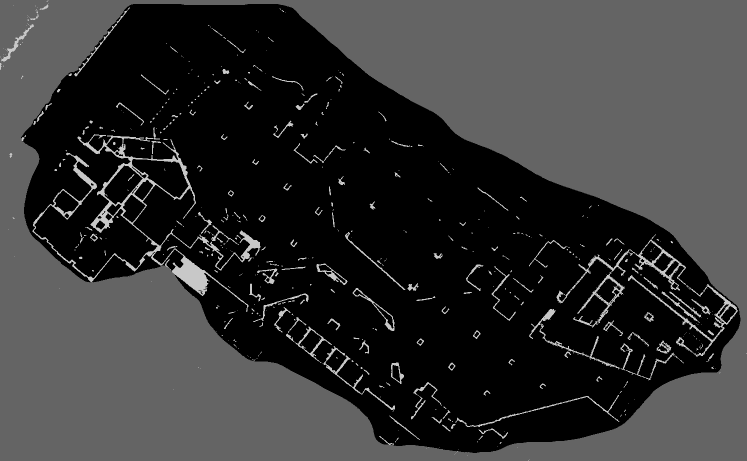
#> input picture scripts/full_aligned_gridmap.pgm, 1493 x 922 px (shown at 1/2 size); its folder holds only this picture in this run
$ python img_to_pgm.py full_aligned_gridmap.pgm out.png --auto-detect-origin -r 1.0
#> lines starting #> are read from the running program, lines starting #| are printed output that depends on the picture
#!/usr/bin/env python3
"""
PNG to PGM Grid Map Converter with Origin Alignment
Converts PNG format grid maps to PGM format with proper world coordinate handling
and alignment based on known origin pixel position or automatic detection.
Compatible with ROS map_server format and vSLAM coordinate systems.
"""

import cv2
import numpy as np
import argparse
import os
from typing import Tuple, Optional


class GridMapParams:
    def __init__(self, resolution: float = 0.1, ground_value: int = 0,
                 unknown_value: int = 100, obstacle_value: int = 200):
#> in convert_png_to_pgm_with_auto_origin, png_image is the input picture: shape (922, 1493, 3); min 0, max 200, mean 51.6
#| Loaded PNG image: 1493x922 pixels
        self.resolution = resolution
        self.ground_value = ground_value
        self.unknown_value = unknown_value
        self.obstacle_value = obstacle_value

        # World coordinate bounds (to be calculated from origin alignment)
        self.world_x_min = 0.0
        self.world_x_max = 0.0
        self.world_y_min = 0.0
        self.world_y_max = 0.0

        # Origin pixel position in PNG (where point cloud origin projects to)
        self.origin_pixel_x = 0
        self.origin_pixel_y = 0

        # Derived parameters
        self.map_width = 0.0
        self.map_height = 0.0


def detect_origin_marker(png_image: np.ndarray, debug: bool = False) -> Optional[Tuple[int, int]]:
    """
    Automatically detect origin marker in PNG image based on color analysis.
    Looks for distinctive colored regions that represent the origin marker.

    Args:
        png_image: Input PNG image (grayscale or color)
        debug: If True, save debug images and print additional info

    Returns:
        (pixel_x, pixel_y) coordinates of detected origin, or None if not found
    """
#> called with debug = False
    if len(png_image.shape) == 3:
        # Convert BGR to RGB if it's a color image
        png_image_rgb = cv2.cvtColor(png_image, cv2.COLOR_BGR2RGB)
        # Also keep grayscale version
        gray = cv2.cvtColor(png_image, cv2.COLOR_BGR2GRAY)
    else:
        # Already grayscale
        gray = png_image.copy()
        png_image_rgb = cv2.cvtColor(gray, cv2.COLOR_GRAY2RGB)

    height, width = gray.shape
    print(f"Analyzing image: {width}x{height} pixels")
#| Analyzing image: 1493x922 pixels

    # Method 1: Look for extreme values (very high or very low intensity)
    # This works when origin marker has extreme height values
    extreme_threshold_low = 20    # Very dark pixels
    extreme_threshold_high = 235  # Very bright pixels

    # Find extreme dark regions
    dark_mask = (gray <= extreme_threshold_low)
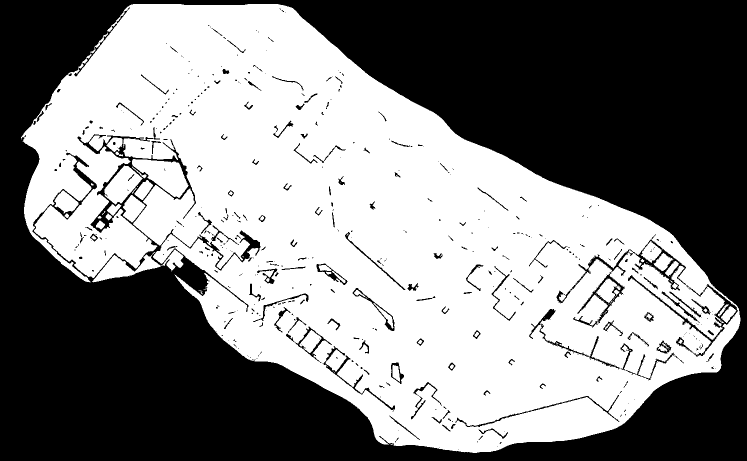
#> dark_mask: shape (922, 1493) bool (shown at 1/2 size); 51.6% white; 465 black regions (301 under 20 px)
    # Find extreme bright regions
    bright_mask = (gray >= extreme_threshold_high)
#> bright_mask: shape (922, 1493) bool; every value is 0
#> (the rest of the program and of its run is left out)
